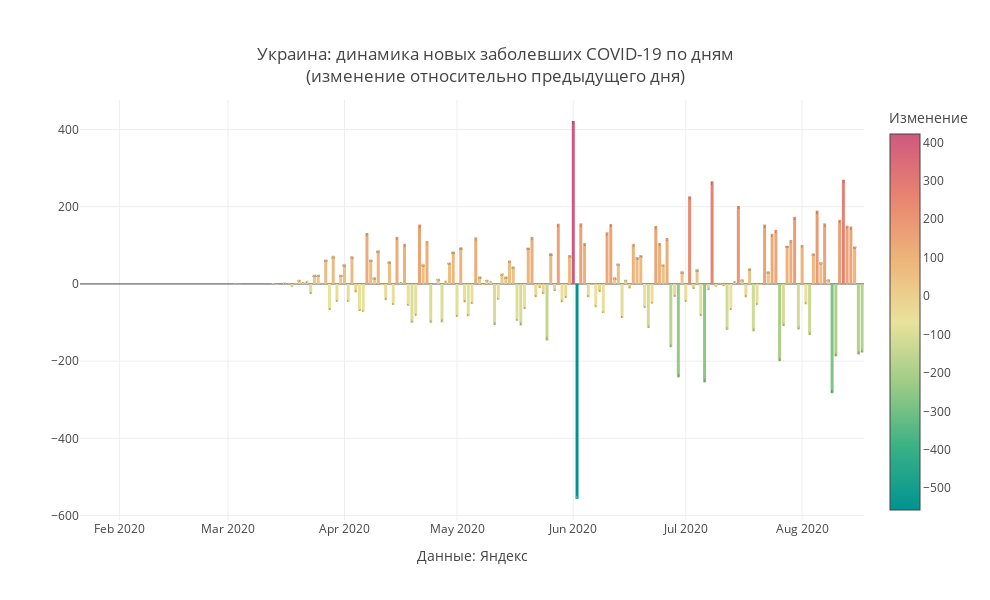

The code cell stored with this chart in its notebook:
### Code cell
mask = X.Country ==my_country
#mask = (X.Date>datetime.date(2020,5,1))&(X.Region==my_region)
Y = X[mask]

Y['base'] = Y['Change_dayconf']*Y['Change_dayconf'].apply(lambda d:0 if d>0 else 1)
Y['Date']= pd.to_datetime(Y.Date)
fig = go.Figure()
fig.add_trace(
              go.Bar(x = Y.Date,y=Y.Change_dayconf,text = Y['Change_dayconf'],textposition = 'inside',hoverinfo='x+y',
                
                #marker_color=Y['Change_dayconf'].apply(lambda d:'crimson' if d>0 else 'green'),
                 marker_color = Y['Change_dayconf'],marker_colorscale = 'Temps',marker_colorbar ={'tickmode':'auto',
                                    'title':{'text':'Изменение','side':'top'}}
                    )   
                )
fig.update_layout(
    annotations=[
#         dict(
#             x='2020-04-13',
#             y=10594,
#             xref="x",
#             yref="y",
#             text="Введение<br>пропускной<br>системы в Москве",
#             showarrow=True,
#             arrowhead=2,
#             ax=0,
#             ay=-60),
#         dict(
#             x='2020-06-09',
#             y=-429,
#             xref="x",
#             yref="y",
#             text="Отмена<br>пропускной<br>системы в Москве",
#             showarrow=True,
#             arrowhead=2,
#             ax=0,
#             ay=60),
        
        dict(x=0.5,y=-0.15,
            showarrow=False,
            text="",
            xref="paper",
            yref="paper")],
                  title=f'{my_country}: динамика новых заболевших COVID-19 по дням<br>(изменение относительно предыдущего дня)',
                  title_x = 0.5,
                  title_y= 0.9,
                  title_xanchor = "center",
                  title_yanchor = "bottom", 
                  legend_x = 0.05,legend_y = 0.98,
                  width = 990, height = 600,template = 'gridon',
    
    
                  xaxis_title='Данные: Яндекс',
    yaxis_title = ' '
)


fig.show()

### Figure 1 — Plotly figure (JSON) as saved in the notebook; plotly's stock layout.template omitted (floating-point values rounded to 4 significant figures; data arrays with more than 128 entries replaced by an {"elided": "..."} marker saying what was removed)
{"data": [{"hoverinfo": "x+y", "marker": {"color": {"elided": "209 int values"}, "colorbar": {"tickmode": "auto", "title": {"side": "top", "text": "Изменение"}}, "colorscale": [[0, "rgb(0, 147, 146)"], [0.1667, "rgb(57, 177, 133)"], [0.3333, "rgb(156, 203, 134)"], [0.5, "rgb(233, 226, 156)"], [0.6667, "rgb(238, 180, 121)"], [0.8333, "rgb(232, 132, 113)"], [1, "rgb(207, 89, 126)"]]}, "text": {"elided": "209 int values"}, "textposition": "inside", "type": "bar", "x": {"elided": "209 str values"}, "y": {"elided": "209 int values"}}], "layout": {"annotations": [{"showarrow": false, "text": "", "x": 0.5, "xref": "paper", "y": -0.15, "yref": "paper"}], "height": 600, "legend": {"x": 0.05, "y": 0.98}, "title": {"text": "Украина: динамика новых заболевших COVID-19 по дням<br>(изменение относительно предыдущего дня)", "x": 0.5, "xanchor": "center", "y": 0.9, "yanchor": "bottom"}, "width": 990, "xaxis": {"title": {"text": "Данные: Яндекс"}}, "yaxis": {"title": {"text": " "}}}}
